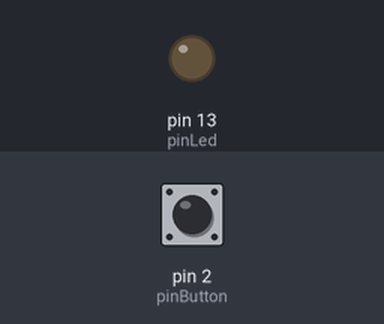
The sketch below on a simulated Arduino Leonardo, built with avr-gcc and run on an emulated ATmega32U4. Shown: output pins drawn as LEDs (lit = HIGH). Inputs (shaded band) come from the test bench; at power-on: pin 2 (pinButton) HIGH. USB keyboard and mouse output is not drawn.

Above: at 1.2 s.
1.3 s: pin 2 (pinButton) pulled LOW for 1 s
At 1.5 s:
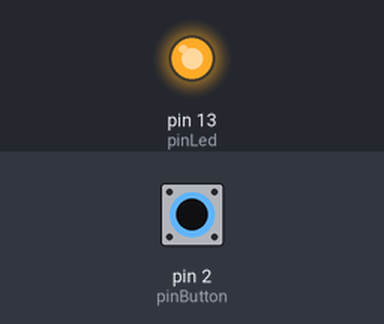
4.3 s: pin 2 (pinButton) pulled LOW for 3.2 s
At 8.1 s:
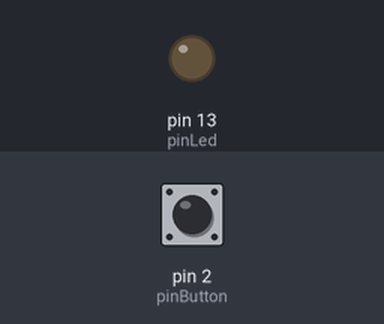
Timing chart, 0 to 9.6 s (numbered marks = the images above; inputs shaded):
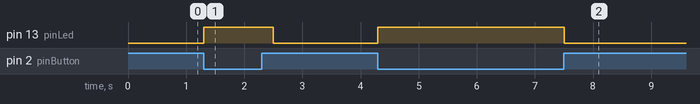

The sketch:

Keyboard.ino
```cpp
// (licence header left out)
#include "HID-Project.h"

const int pinLed = LED_BUILTIN;
const int pinButton = 2;

void setup() {
  pinMode(pinLed, OUTPUT);
  pinMode(pinButton, INPUT_PULLUP);

  // Sends a clean report to the host. This is important on any Arduino type.
  Keyboard.begin();
}


void loop() {
  // Trigger caps lock manually via button
  if (!digitalRead(pinButton)) {
    digitalWrite(pinLed, HIGH);

    Keyboard.press(KEY_LEFT_GUI);
    Keyboard.press(KEY_LEFT_SHIFT);
    Keyboard.press('3');

    delay(100);

    Keyboard.releaseAll();


    // Press a single character, special non ascii characters wont work.
    //Keyboard.write('a');

    // Write single keys, do not use a number here!
    //Keyboard.write(KEY_ENTER);

    // You can wakeup you PC from sleep.
    // This might be not supported on all hardware, but on all OS types.
    //Keyboard.wakeupHost();

    // Simple debounce
    delay(300);
    digitalWrite(pinLed, LOW);
  }
}
```

Measured:
- after the input at 1.3 s, pin 13 (pinLed): LOW → HIGH at once, → LOW 1.2 s later
- after the input at 4.3 s, pin 13 (pinLed): LOW → HIGH at once, → LOW 3.2 s later
